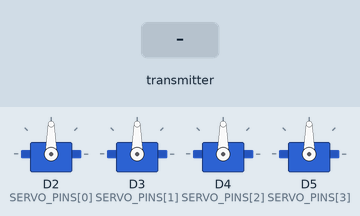
Simulated run of this program. Board: ESP8266 (NodeMCU). Shown: 4 × servo. Inputs (shaded band) come from the test bench.

Above: at 1.2 s.
1.3 s: the transmitter starts sending channelData.0 = 0
At 2.35 s:
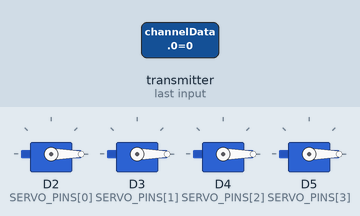
4.3 s: the transmitter starts sending channelData.1 = 256
7.3 s: the transmitter starts sending channelData.2 = 256
10.3 s: the transmitter starts sending channelData.3 = 256
13.3 s: the transmitter starts sending channelData.0 = 256
16.3 s: the transmitter starts sending channelData.1 = 0
At 17.35 s:
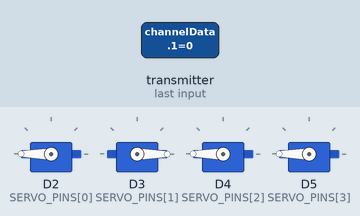
Timing chart, 0 to 20.3 s (numbered marks = the images above; inputs shaded):
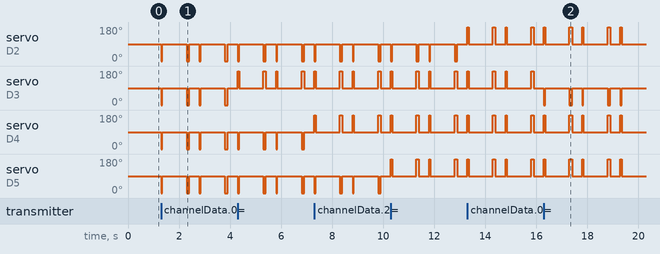

The program:

main.cpp
```cpp
#include <Arduino.h>
#include <ESP8266WiFi.h>
#include <espnow.h>
#include <Servo.h>

const unsigned short NUM_SERVO_CHANNELS = 4;
const unsigned short SERVO_PINS[NUM_SERVO_CHANNELS] = {D2, D3, D4, D5};
Servo servoChannels[NUM_SERVO_CHANNELS];

typedef struct message { unsigned short channelData[NUM_SERVO_CHANNELS]; } message;
message aMessage;
unsigned long previousMillisMessage = 0;
unsigned short MESSAGE_HEARTBEAT = 150;

void onDataReceiver(uint8_t * mac, uint8_t *incomingData, uint8_t len) {
  memcpy(&aMessage, incomingData, sizeof(aMessage));
  for (unsigned short i = 0; i < NUM_SERVO_CHANNELS; i++) {
    servoChannels[i].write(aMessage.channelData[i]);
  }
}
void setup() {
  Serial.begin(115200);
  WiFi.disconnect();
  ESP.eraseConfig();
  WiFi.mode(WIFI_STA);

  for (unsigned short i = 0; i < NUM_SERVO_CHANNELS; i++) {
    servoChannels[i].attach(SERVO_PINS[i]);
  }

  if (esp_now_init() != 0) {
    return;
  }
  esp_now_register_recv_cb(onDataReceiver);
}


void loop() {
  if (millis() - previousMillisMessage >= MESSAGE_HEARTBEAT) {
    for (unsigned short i = 0; i < NUM_SERVO_CHANNELS; i++) {
        servoChannels[i].write(90);
    }
    previousMillisMessage = millis();
  }
}
```

Measured:
- after the input at 1.3 s, servo on D2 (SERVO_PINS[0]), servo on D3 (SERVO_PINS[1]), servo on D4 (SERVO_PINS[2]), servo on D5 (SERVO_PINS[3]): alternates 90° for 1.4 s and 0° for 0.10 s, starting after 1.0 s
